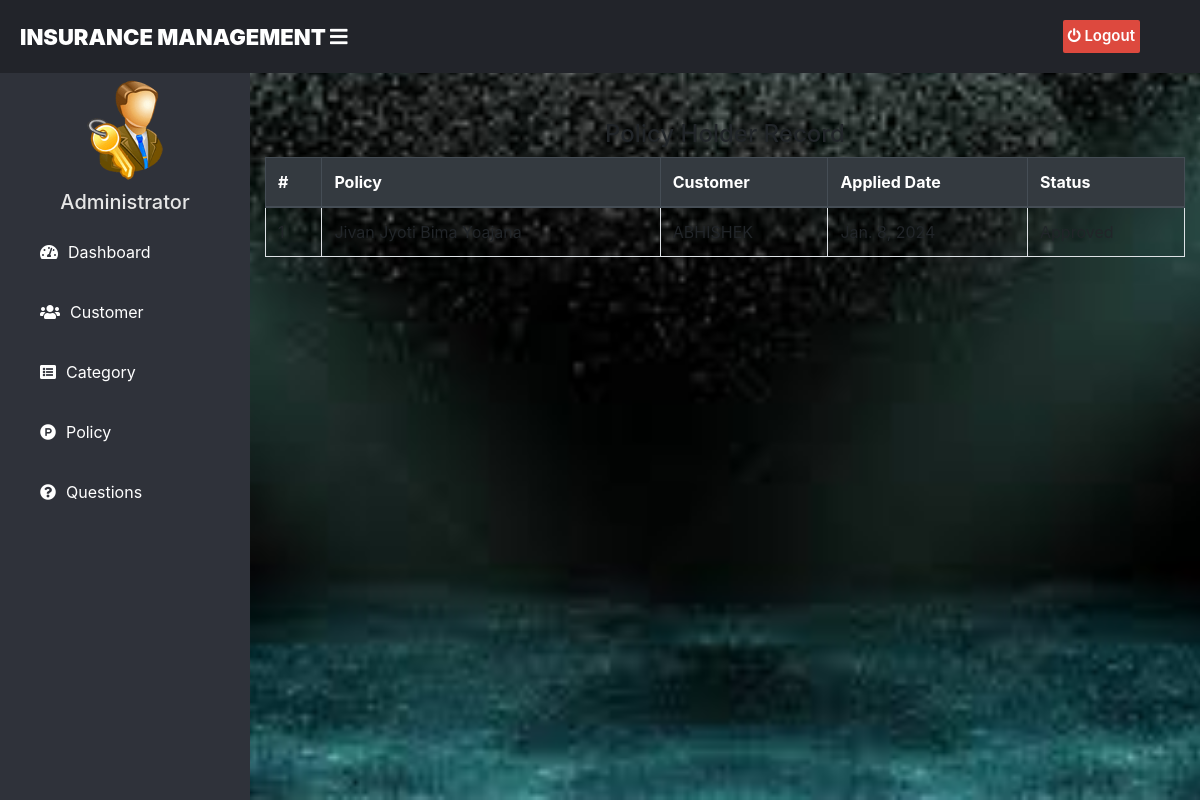
Screenshot of /admin-view-approved-policy-holder with the database file from the repository.
### insurance/models.py (models this page shows, shortened)
class PolicyRecord(models.Model):
    customer= models.ForeignKey(Customer, on_delete=models.CASCADE)
    Policy= models.ForeignKey(Policy, on_delete=models.CASCADE)
    status = models.CharField(max_length=100,default='Pending')
    creation_date =models.DateField(auto_now=True)

class Policy(models.Model):
    category= models.ForeignKey('Category', on_delete=models.CASCADE)
    policy_name=models.CharField(max_length=200)
    sum_assurance=models.PositiveIntegerField()
    premium=models.PositiveIntegerField()
    tenure=models.PositiveIntegerField()
    creation_date =models.DateField(auto_now=True)
    def __str__(self):
        return self.policy_name

### customer/models.py (models this page shows, shortened)
class Customer(models.Model):
    user=models.OneToOneField(User,on_delete=models.CASCADE)
    profile_pic= models.ImageField(upload_to='profile_pic/Customer/',null=True,blank=True)
    address = models.CharField(max_length=40)
    mobile = models.CharField(max_length=20,null=False)
    def __str__(self):
        return self.user.first_name

### insurance/views.py (the view)
# urls.py: path('admin-view-approved-policy-holder', views.admin_view_approved_policy_holder_view,name='admin-view-approved-policy-holder'),
def admin_view_approved_policy_holder_view(request):
    policyrecords = models.PolicyRecord.objects.all().filter(status='Approved')
    return render(request,'insurance/admin_view_approved_policy_holder.html',{'policyrecords':policyrecords})

### templates/insurance/admin_view_approved_policy_holder.html (shortened to what this page needs)
{% extends 'insurance/adminbase.html' %}
{% block content %}
{%load static%}
<head>
  <link href="http://netdna.bootstrapcdn.com/bootstrap/4.0.0-beta/css/bootstrap.min.css" rel="stylesheet">
    <link rel="stylesheet" href="https://maxcdn.bootstrapcdn.com/bootstrap/4.4.1/css/bootstrap.min.css">
    <link href="https://maxcdn.bootstrapcdn.com/font-awesome/4.3.0/css/font-awesome.min.css" rel="stylesheet">
</head>
<div class="container">
  <div class="panel panel-primary">
    <div class="panel-heading">
      <h4 class="text-center">Policy Holder Record</h4>
    </div>
    <table class="table table-hover table-bordered table-striped" id="dev-table">
      <thead class="thead-dark">
        <tr>
        <th>#</th>
          <th>Policy</th>
          <th>Customer</th>
          <th> Applied Date</th>
          <th>Status</th>
        </tr>
      </thead>
      {% for t in policyrecords %}
      <tr>
        <td> {{ forloop.counter }}</td>
        <td> {{t.Policy}}</td>
        <td> {{t.customer}}</td>
        <td>{{t.creation_date}}</td>
        <td>{{t.status}}</td>
      </tr>
      {% endfor %}
    </table>
  </div>
</div>
<br><br><br><br><br><br>
{% endblock content %}

### templates/insurance/adminbase.html (style rules this page uses)
body { margin: 0; padding: 0; font-family: "Gill Sans", sans-serif;; }

### rows the page displays
PolicyRecord: Policy "Jivan Jyoti Bima Yoajana", customer "ABHISHEK", creation_date "Jan. 8, 2024"
